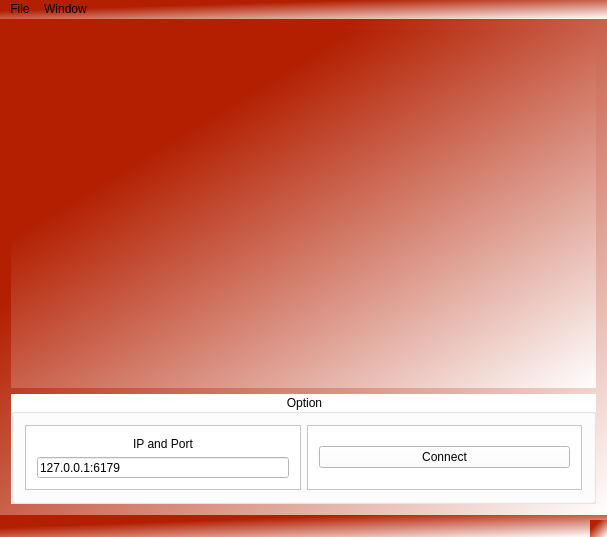
<?xml version="1.0" encoding="UTF-8"?>
<ui version="4.0">
 <class>MainWindowClass</class>
 <widget class="QMainWindow" name="MainWindowClass">
  <property name="geometry">
   <rect>
    <x>0</x>
    <y>0</y>
    <width>607</width>
    <height>537</height>
   </rect>
  </property>
  <property name="windowTitle">
   <string>Swarming Monitor</string>
  </property>
  <property name="styleSheet">
   <string notr="true">background-color: qlineargradient(spread:pad, x1:0, y1:0, x2:1, y2:1, stop:0.288991 rgba(179, 31, 0, 255), stop:1 rgba(255, 255, 255, 255));</string>
  </property>
  <widget class="QWidget" name="centralWidget">
   <layout class="QVBoxLayout" name="verticalLayout">
    <item>
     <widget class="graphicsview" name="graphicsView" native="true"/>
    </item>
    <item>
     <widget class="QGroupBox" name="groupBox">
      <property name="minimumSize">
       <size>
        <width>0</width>
        <height>110</height>
       </size>
      </property>
      <property name="maximumSize">
       <size>
        <width>16777215</width>
        <height>110</height>
       </size>
      </property>
      <property name="styleSheet">
       <string>background-color: rgb(209, 0, 0);
background-color: rgb(255, 255, 255);</string>
      </property>
      <property name="title">
       <string>Option</string>
      </property>
      <property name="alignment">
       <set>Qt::AlignCenter</set>
      </property>
      <layout class="QHBoxLayout" name="horizontalLayout">
       <item>
        <widget class="QFrame" name="frame">
         <property name="sizePolicy">
          <sizepolicy hsizetype="Preferred" vsizetype="Preferred">
           <horstretch>100</horstretch>
           <verstretch>0</verstretch>
          </sizepolicy>
         </property>
         <property name="frameShape">
          <enum>QFrame::StyledPanel</enum>
         </property>
         <property name="frameShadow">
          <enum>QFrame::Raised</enum>
         </property>
         <layout class="QVBoxLayout" name="verticalLayout_3">
          <item>
           <widget class="QLabel" name="ipLable">
            <property name="text">
             <string>IP and Port</string>
            </property>
            <property name="alignment">
             <set>Qt::AlignCenter</set>
            </property>
           </widget>
          </item>
          <item>
           <widget class="QLineEdit" name="ipEdit">
            <property name="text">
             <string>127.0.0.1:6179</string>
            </property>
           </widget>
          </item>
         </layout>
        </widget>
       </item>
       <item>
        <widget class="QFrame" name="frame_2">
         <property name="sizePolicy">
          <sizepolicy hsizetype="Preferred" vsizetype="Preferred">
           <horstretch>100</horstretch>
           <verstretch>0</verstretch>
          </sizepolicy>
         </property>
         <property name="frameShape">
          <enum>QFrame::StyledPanel</enum>
         </property>
         <property name="frameShadow">
          <enum>QFrame::Raised</enum>
         </property>
         <layout class="QVBoxLayout" name="verticalLayout_4">
          <item>
           <widget class="QPushButton" name="connectButton">
            <property name="text">
             <string>Connect</string>
            </property>
           </widget>
          </item>
         </layout>
        </widget>
       </item>
      </layout>
     </widget>
    </item>
   </layout>
  </widget>
  <widget class="QMenuBar" name="menuBar">
   <property name="geometry">
    <rect>
     <x>0</x>
     <y>0</y>
     <width>607</width>
     <height>25</height>
    </rect>
   </property>
   <widget class="QMenu" name="menuFile">
    <property name="title">
     <string>File</string>
    </property>
    <addaction name="actionExit"/>
   </widget>
   <widget class="QMenu" name="menuOptions">
    <property name="title">
     <string>Window</string>
    </property>
    <addaction name="actionShow_Options"/>
   </widget>
   <addaction name="menuFile"/>
   <addaction name="menuOptions"/>
  </widget>
  <widget class="QStatusBar" name="statusBar"/>
  <action name="actionClear">
   <property name="text">
    <string>Clear</string>
   </property>
  </action>
  <action name="actionExit">
   <property name="text">
    <string>Exit</string>
   </property>
  </action>
  <action name="actionShow_Options">
   <property name="checkable">
    <bool>true</bool>
   </property>
   <property name="checked">
    <bool>true</bool>
   </property>
   <property name="text">
    <string>Show Options</string>
   </property>
  </action>
 </widget>
 <layoutdefault spacing="6" margin="11"/>
 <customwidgets>
  <customwidget>
   <class>graphicsview</class>
   <extends>QWidget</extends>
   <header>GUI/GraphicsView.h</header>
  </customwidget>
 </customwidgets>
 <resources/>
 <connections/>
</ui>
